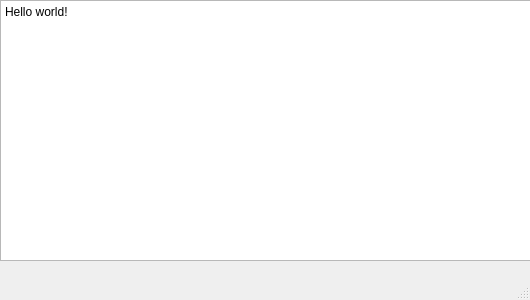
<?xml version="1.0" encoding="UTF-8"?>
<ui version="4.0">
 <class>MainWindow</class>
 <widget class="QMainWindow" name="MainWindow">
  <property name="geometry">
   <rect>
    <x>0</x>
    <y>0</y>
    <width>530</width>
    <height>300</height>
   </rect>
  </property>
  <property name="windowTitle">
   <string>Hello PyQT</string>
  </property>
  <widget class="QWidget" name="centralwidget">
   <widget class="QPlainTextEdit" name="plainTextEdit">
    <property name="geometry">
     <rect>
      <x>0</x>
      <y>0</y>
      <width>531</width>
      <height>261</height>
     </rect>
    </property>
    <property name="plainText">
     <string>Hello world!</string>
    </property>
   </widget>
  </widget>
  <widget class="QMenuBar" name="menubar">
   <property name="geometry">
    <rect>
     <x>0</x>
     <y>0</y>
     <width>530</width>
     <height>26</height>
    </rect>
   </property>
  </widget>
  <widget class="QStatusBar" name="statusbar"/>
 </widget>
 <resources/>
 <connections/>
</ui>
